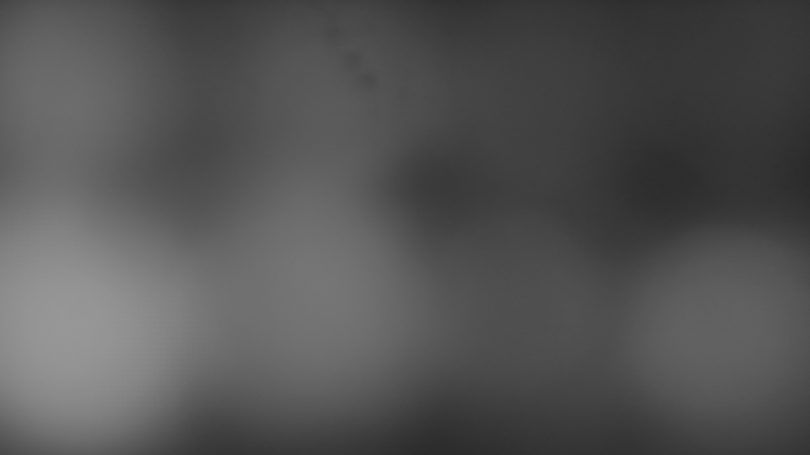
#> input picture init.png, 810 x 455 px, given in place of the camera
$ python trainning_v3_c.py   (older library calls are emulated)
#> lines starting #> are read from the running program, lines starting #| are printed output that depends on the picture; after the words box and inside, x2 and y2 are one past the last pixel; in counts of white or black regions, pixels touching at a corner belong together
###############################
# Data acquisition for 3D soft object
# with optical waveguides sensing system
# Jose Barreiros, Alec Cornwell
# Jun, 2018
################################

import sys, cv2, argparse, time, pdb, pickle
import numpy as np


# imports for maximum filter
from scipy import ndimage as ndi
import matplotlib.pyplot as plt
from skimage.feature import peak_local_max
from skimage import data, img_as_float

class Feature(object):
	# [19 lines left out: functions __init__, __str__, not called in this run]

	#frame, gray, pix_cent_gray,pix_cent_bgr, mean_intensity, pixels_bgr,pixels_gray
def yes_or_no(question):
	while "the answer is invalid":
		reply = str(input(question+' (y/n): ')).lower().strip()
		if reply[0] == 'y':
			return True
		if reply[0] == 'n':
			return False

def getCOM(contours, index):
	# function to get center of "mass" of the target
	# takes contours as its input which are the contours of the target

	cnt = contours[index]
	M = cv2.moments(cnt)				# get moments
	cx = int(M['m10']/M['m00'])			# x center of target
	cy = int(M['m01']/M['m00'])			# y center of target
	return (cx, cy)

def preprocess(image):
	# function preprocesses the image by converting to grayscale, does
	# histograms equalization, and normalizes

	# convert to grayscale

	gray = cv2.cvtColor(image, cv2.COLOR_BGR2GRAY)
	size = gray.shape


	# Histograms Equalization
	equ = cv2.equalizeHist(gray)
	# res = np.hstack((gray,equ)) #debug

	# normalize
	norm_image = np.zeros(size)
	norm_image = cv2.normalize(equ, norm_image, alpha=0, beta=1,
							   norm_type=cv2.NORM_MINMAX, dtype=cv2.CV_32F)

	cv2.imshow("norm and equ", norm_image)
	cv2.waitKey(1)


	return (norm_image, gray, size)

def getBrightest(norm_image):
	# function gets brightest points of waveguides in the image

	# maximum filter
	im = img_as_float(norm_image)

	# image_max is the dilation of im with a 20*20 structuring element
	# It is used within peak_local_max function
	#image_max = ndi.maximum_filter(im, size=100, mode='constant')

	# Comparison between image_max and im to find the coords of local maxima

	min_dis=50
	im=cv2.copyMakeBorder(im,min_dis,min_dis,min_dis,min_dis,cv2.BORDER_CONSTANT,value=0)
	cv2.imshow("im bordered", im)
	cv2.waitKey(1)
	#pdb.set_trace()
	coordinates = peak_local_max(im, min_distance=min_dis, threshold_rel=.30)

	#for coord in coordinates:
	#	if

	#print(coordinates)


	return (coordinates, im, im.shape, min_dis)

def image_process(coordinates, image, size):
	# Creates a mask from the brightest points in the image and gets the COM of
	# the brightest points for each waveguide

	# make mask from brightest points
	new_im = np.zeros(size)

	'''cv2.imshow("new_im", new_im)
	cv2.waitKey(0)'''

	# create mask from brightest coordinates
	mask=new_im
	mask[(coordinates[:, 0], coordinates[:, 1])] = 1
	mask = np.array(mask * 255, dtype = np.uint8)		# grayscale

	#print(mask.dtype)

	# close holes in the mask
	mask = cv2.dilate(mask, None, iterations = 8)
	mask = cv2.erode(mask, None, iterations = 1)


	cv2.imshow("premask", mask)
	cv2.waitKey(1)

	# find contours of the brightest points
	contours = cv2.findContours(mask, cv2.RETR_EXTERNAL,
								cv2.CHAIN_APPROX_SIMPLE)[-2]


	#print(len(contours))

	i = 0
	index = 0
	COM=[]
	for c in contours:
		# if the contour is too small, ignore it
		cArea = cv2.contourArea(c)

		if (cArea > int(image.size/20000)):
			#print(i)

			# compute the bounding box for the contour, draw it on the frame
			# and update the text
			(x, y, w, h) = cv2.boundingRect(c)
			cv2.rectangle(image, (x, y), (x + w, y + h), (0, 255, 0), 2)
			text = str(i)
			font = cv2.FONT_HERSHEY_SIMPLEX
			cv2.putText(image,text, (x, y), font, 1, (255, 255, 255), 2)
			COM.append(getCOM(contours, index))
			#cv2.circle(image, getCOM(contours, index), 50, (255, 0, 0), 2)
			#print(COM)
			i+=1
		index+=1

	return COM

def sortCOM(COM, size):
	# function sorts COM of waveguides in order, from left to right in
	# increasing row order

	#print ("size[0]: ", size[0])

	realY = size[0] - 30
	# find waveguides in top and bottom row
	R1 =[]
	R2 = []
	R3 = []
	R4 =[]
	#x=0 #debugging
	for cent in COM:
		# in row 1
		if cent[1] < (realY // 4):
			R1.append(cent)

		# in row 2
		elif (realY // 4) < cent[1] < (realY // 2):
			R2.append(cent)

		# in row 3
		elif (realY // 2) < cent[1] < ((3 * realY) // 4):
			R3.append(cent)

		# in row 4
		else:
			R4.append(cent)

	'''print R1
	print R2
	print R3
	print R4'''

	# sort rows from left to right
	sort_R1 = sorted(R1, key=lambda k: k[0])

	sort_R2 = sorted(R2, key=lambda k: k[0])

	sort_R3 = sorted(R3, key=lambda k: k[0])

	sort_R4 = sorted(R4, key=lambda k: k[0])

	# create ordered list of COMs in order of R1 from left to right then
	# R2 from left to right and so on
	in_order = []
	in_order.extend(sort_R1)
	in_order.extend(sort_R2)
	in_order.extend(sort_R3)
	in_order.extend(sort_R4)


	return in_order

def get_mask(image):
	# preprocess

	(norm_image, gray, size) = preprocess(image)

	#test_im = norm_image.copy()

#	pdb.set_trace()
	(coordinates,image,size,border_size) = getBrightest(norm_image)          # brightest waveguide pixels
	cv2.imshow("im bordered", image)
	cv2.waitKey(1)
	print(size)
    # COM of brightest pixels for each waveguide
#	pdb.set_trace()
	COM = image_process(coordinates, image, size)

	cv2.imshow("image1", image)
	cv2.waitKey(1)

	in_order = sortCOM(COM,size)        # sort waveguide COMs left to right by row

	#print(in_order)

	#print(norm_image.shape)

    # test to show right COM corresponds to right waveguide
	z=0
	for coord in in_order:
		cv2.circle(image, coord, 50, (255, 0, 0), 2)
		text = str(z)
		font = cv2.FONT_HERSHEY_SIMPLEX
		cv2.putText(image,text, coord, font, 1, (255, 0, 0), 2)
		z+=1

	cv2.imshow("image2", image)
	cv2.waitKey(1)

	mask = np.zeros(size, np.uint8)
	for cent in in_order:
		cv2.circle(mask, cent, 50, 255, thickness=-1)

	mask=mask[border_size:size[0]-border_size,border_size:size[1]-border_size]
	size=mask.shape
	#pdb.set_trace()
	mask_com=np.array(in_order)-border_size
	tuples=tuple(map(tuple, mask_com))
    #mask_com[:]=[x-border_size for x in mask_com]
	mask_com=[]
	for tupleu in tuples:
		mask_com.append(tupleu)
	#print(mask_com)
	return (mask, mask_com, size)

# [58 lines left out: functions intensity_cent, intensity_avg, getPixels, feature_extraction, not called in this run]


def main():
	print("##### Sequence for acquiring training data #####\n")
	print("##### for surface press location sensing in a 3D soft object #####\n")


	print("Opening Camera\n")
	cap = cv2.VideoCapture(0)
	#cap.set(3,270) #width
	#cap.set(4,480) #height
	#cap.set(5,1024) #fps

	time.sleep(1)
	ret, frame = cap.read()
#> frame is the input picture: shape (455, 810, 3); min 42, max 152, mean 83.6

	print("Origin image size: "+ str(frame.shape))
#| Origin image size: (455, 810, 3)
	frame = cv2.resize(frame, (0,0), fx=0.5, fy=0.5)
#> frame: shape (228, 405, 3)
	# image size
	print("Re-scaled image size: "+ str(frame.shape))
#| Re-scaled image size: (228, 405, 3)
	i=0
	reply=yes_or_no("Do you want to find the mask?")
#> the loop in yes_or_no, `while "the answer is invalid":` made 1 pass; the answer given on pass 1: y
	if reply==True:

		while True:
			i=i+1
			ret, frame = cap.read()
			frame = cv2.resize(frame, (0,0), fx=0.5, fy=0.5)
			(mask,com_mask,size)=get_mask(frame)
#> in preprocess, `equ = cv2.equalizeHist(gray)`:
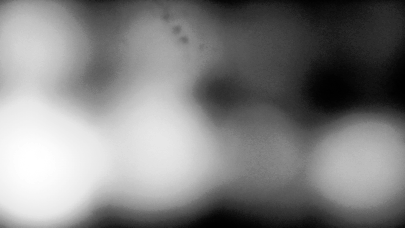
#> equ: shape (228, 405); min 0, max 255, mean 129.1
#> in get_mask, `(norm_image, gray, size) = preprocess(image)`: size = (228, 405)
#> in getBrightest, `coordinates = peak_local_max(im, min_distance=min_dis, threshold_rel=...`: coordinates = [[198, 80], [177, 206], [207, 420]]
#> in get_mask, `(coordinates,image,size,border_size) = getBrightest(norm_image)`: size = (328, 505); border_size = 50
#| (328, 505)
#> in image_process, `cv2.imshow("premask", mask)`:
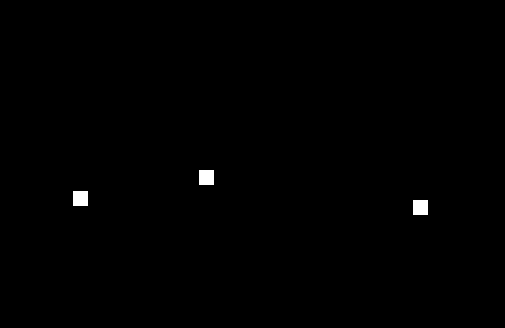
#> window 'premask': shape (328, 505); 0.41% white; 3 white regions, box (x1, y1, x2, y2) and area: (199, 170, 214, 185) 225, (73, 191, 88, 206) 225, (413, 200, 428, 215) 225
#> after the loop in image_process, `for c in contours:`:
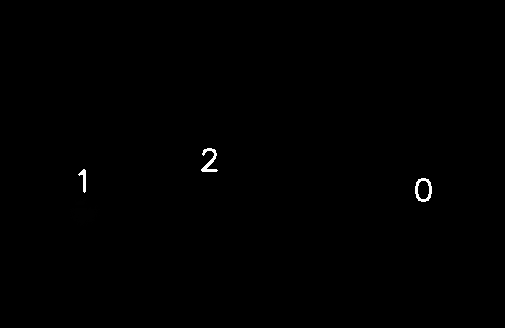
#> image: shape (328, 505) float32; min 0, max 255, mean 0.9
#> after the loop in image_process, `for c in contours:`: COM = [(420, 207), (80, 198), (206, 177)]; i = 3
#> in get_mask, `COM = image_process(coordinates, image, size)`: COM = [(420, 207), (80, 198), (206, 177)]
#> in get_mask, `cv2.imshow("image1", image)`:
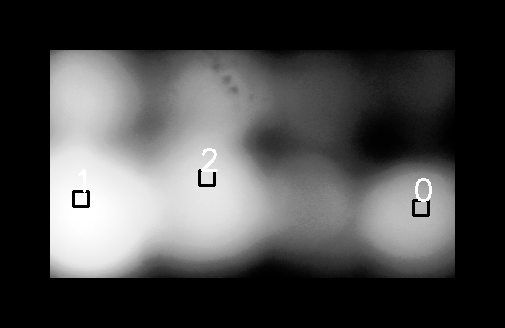
#> window 'image1': shape (328, 505); min 0, max 255, mean 71.5
#> in sortCOM, `realY = size[0] - 30`: realY = 298
#> the loop in sortCOM, `for cent in COM:` made 3 passes
#> after the loop in sortCOM, `for cent in COM:`: R1 = []; R3 = [(420, 207), (80, 198), (206, 177)]; R4 = []
#> in sortCOM, `sort_R3 = sorted(R3, key=lambda k: k[0])`: sort_R3 = [(80, 198), (206, 177), (420, 207)]
#> in sortCOM, `sort_R4 = sorted(R4, key=lambda k: k[0])`: sort_R4 = []
#> in get_mask, `in_order = sortCOM(COM,size)`: in_order = [(80, 198), (206, 177), (420, 207)]
#> the loop in get_mask, `for coord in in_order:` made 3 passes
#> (coord, text) on passes 1 to 3: ((80, 198), '0'), ((206, 177), '1'), ((420, 207), '2')
#> after the loop in get_mask, `for coord in in_order:`:
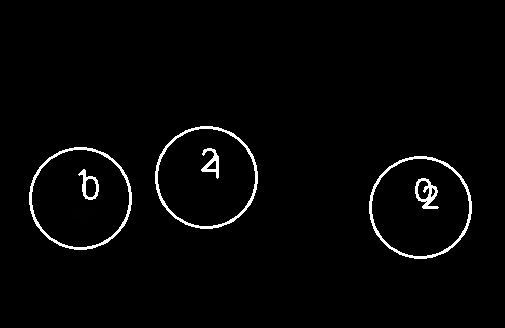
#> image: shape (328, 505) float32; 1.89% of pixels changed, all inside (x1, y1, x2, y2) = (29, 126, 472, 259)
#> after the loop in get_mask, `for coord in in_order:`: z = 3
#> in get_mask, `cv2.imshow("image2", image)`:
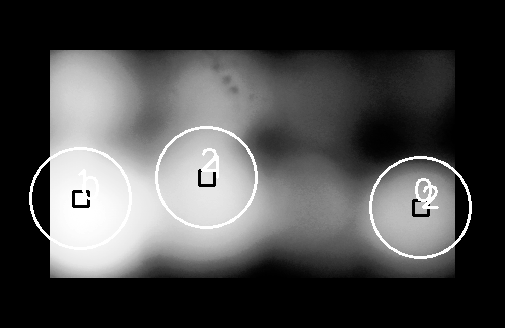
#> window 'image2': shape (328, 505); min 0, max 255, mean 73.5
#> the loop in get_mask, `for cent in in_order:` made 3 passes
#> after the loop in get_mask, `for cent in in_order:`: mask: shape (328, 505); 14.2% white; 3 white regions, box (x1, y1, x2, y2) and area: (156, 127, 257, 228) 7845, (30, 148, 131, 249) 7845, (370, 157, 471, 258) 7845
#> in get_mask, `mask=mask[border_size:size[0]-border_size,border_size:size[1]-border_s..`:
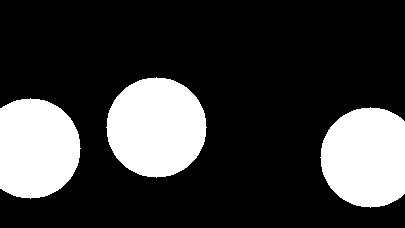
#> mask: shape (228, 405); 23.5% white; 3 white regions, box (x1, y1, x2, y2) and area: (106, 77, 207, 178) 7845, (320, 107, 405, 208) 7073, (0, 98, 81, 199) 6769
#> in get_mask, `mask_com=np.array(in_order)-border_size`: mask_com = [[30, 148], [156, 127], [370, 157]]
#> in get_mask, `tuples=tuple(map(tuple, mask_com))`: tuples = ((30, 148), (156, 127), (370, 157))
#> the loop in get_mask, `for tupleu in tuples:` made 3 passes
#> after the loop in get_mask, `for tupleu in tuples:`: mask_com = [(30, 148), (156, 127), (370, 157)]
#> com_mask = [(30, 148), (156, 127), (370, 157)]; size = (228, 405)
			cv2.imshow("mask "+str(i), mask)
			print(i)
			cv2.waitKey(1)
			reply1=yes_or_no("Do you want to save this mask?")
#> the loop in yes_or_no, `while "the answer is invalid":` made 6 passes; the answer given on pass 1: out.png
			if reply1==True:
				name_f = input("\nName your mask file: ")
				f=open(name_f+".mask","wb")
				pickle.dump(mask,f)
				pickle.dump(com_mask,f)
				f.close()
				break
	else:
		name_f = input("What file do you want to open as mask: ")
		f=open(name_f,"rb")
		mask=pickle.load(f)
		com_mask=pickle.load(f)
		size=mask.shape
		#pdb.set_trace()
		cv2.imshow("loaded mask",mask)

		cv2.waitKey(1)
		print("Mask has been uploaded sucessfully")

	#cv2.imshow("mask", mask)
	#cv2.waitKey(1)

	num_seg = input("What is the size of the matrix (# of segment)? ")
	num_trials = input("How many data points do you want to collect for each segment? ")

	Dtr=[]
	#coord=[]  #map of coordinate for every segment ID in range (0,num_seg)
	#acquiring steady state data
	for j in range(0,int(num_trials)):
		print("acquiring data for SS Trial#%i" %j)
		while True:
			ret, frame = cap.read()
			frame = cv2.resize(frame, (0,0), fx=0.5, fy=0.5)
			(frame, gray, pix_cent_gray,pix_cent_bgr, mean_intensity, pixels_bgr,pixels_gray)=feature_extraction(frame, com_mask,size)
			reply=yes_or_no("Do you want to save this data?")
			if reply==True:
				print("saving data for steady state, Trial#%i" %j)
						#pdb.set_trace()
				new_feat=Feature(frame, gray, pix_cent_gray,pix_cent_bgr, mean_intensity, pixels_bgr,pixels_gray,"SS")
				Dtr.append(new_feat)
				break
	print("\n\nData has been collected sucessfully")
	name_f = input("\nName your file: ")
	f=open(name_f+"_dtr.p","wb")
	pickle.dump(Dtr,f)
	print("Training data has been acquired sucessfully")
	f.close()

if __name__ == '__main__':
    #print("This only executes when %s is executed rather than imported" % __file__)
#> (the run stopped early here; a loop or call above may not have finished)
